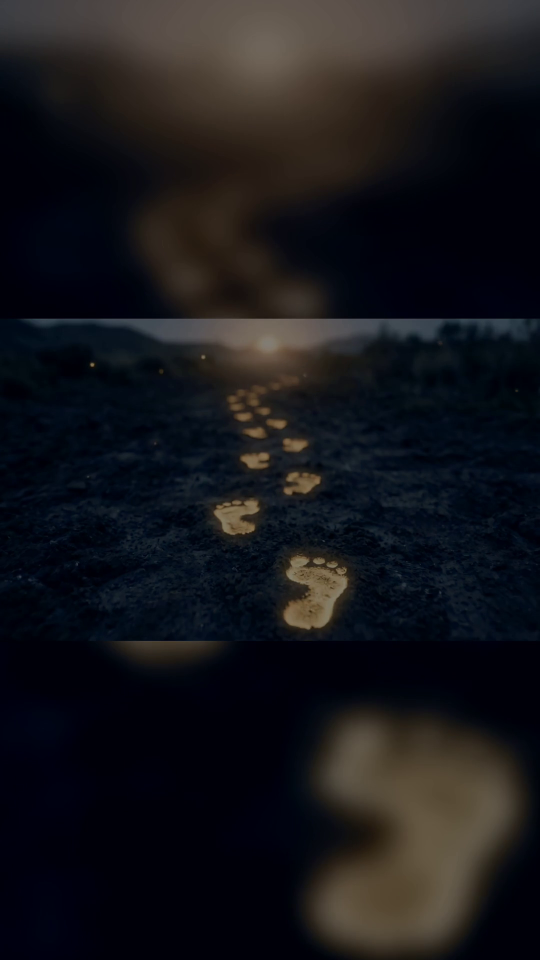
#> input picture frame 7 of youtube/shorts/short2/clips/b3_steps.mp4, 1080 x 1920 px, given in place of vitc.mp4, which was not available (shown at 1/2 size)
$ python vs2.py
#> lines starting #> are read from the running program, lines starting #| are printed output that depends on the picture; pictures that were not available may be replaced by others from this repository, and a replacement may not be noted
import cv2, numpy as np
def stat(path,maxf=120):
#> called with maxf = 120
    c=cv2.VideoCapture(path); ok,p=c.read()
#> in stat, p is the input picture: shape (1920, 1080, 3); mean B, G, R 26.3, 22.2, 22.3
    if not ok: return None
    p=cv2.cvtColor(cv2.resize(p,(320,180)),cv2.COLOR_BGR2GRAY)
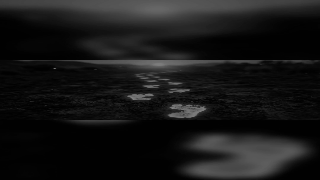
#> p: shape (180, 320); min 1, max 127, mean 22.6
    mags=[];par=[];k=0
    while k<maxf:
        ok,f=c.read()
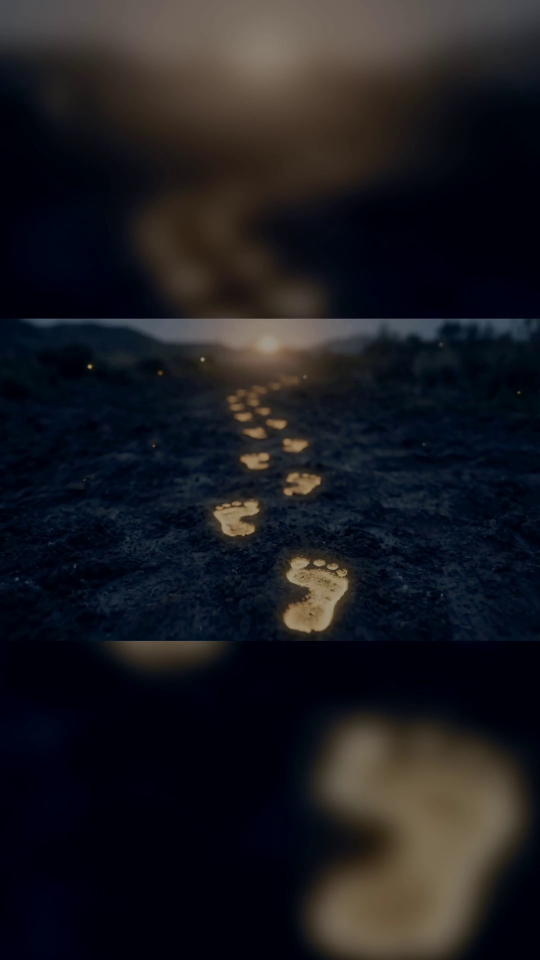
#> input picture frame 8 of youtube/shorts/short2/clips/b3_steps.mp4, 1080 x 1920 px, given in place of vitc.mp4, which was not available (shown at 1/2 size)
#> f is the input picture: shape (1920, 1080, 3); mean B, G, R 32.1, 27.1, 27.4
        if not ok: break
        g=cv2.cvtColor(cv2.resize(f,(320,180)),cv2.COLOR_BGR2GRAY)
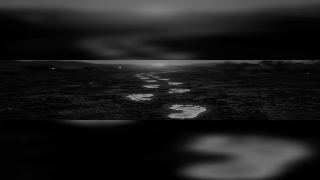
#> g: shape (180, 320); min 1, max 151, mean 27.6
        fl=cv2.calcOpticalFlowFarneback(p,g,None,0.5,3,15,3,5,1.2,0)
        m=np.sqrt(fl[...,0]**2+fl[...,1]**2); mm=m.mean(); mags.append(mm)
#> after `m = np.sqrt(fl[..., 0] ** 2 + fl[..., 1] ** 2)`:
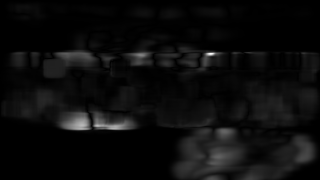
#> m: shape (180, 320) float32; min 1.15e-16, max 10.71, mean 0.53; drawn with min black and max white
#> after `mm = m.mean()`: mm = 0.53
        H,W=m.shape; yy,xx=np.mgrid[0:H,0:W]
#> after `H, W = m.shape`: H = 180; W = 320
        A=np.stack([xx.ravel(),yy.ravel(),np.ones(H*W)],1).astype(np.float32); res=0.
        for ch in range(2):
            b=fl[...,ch].ravel(); sol,_,_,_=np.linalg.lstsq(A,b,rcond=None)
            res+=np.abs(A@sol-b).mean()
#> this loop made 2 passes
#> (sol, res) on passes 1 to 2: ([0.00276, 0.00173, -0.555], 0.477), ([0.000874, 0.0028, -0.229], 0.666)
#> after the loop, res = 0.666
        par.append(res/(mm+1e-6)); p=g; k+=1
    mags=np.array(mags); par=np.array(par)
    still=float((mags<0.15).mean())
    return mags.mean(), par.mean(), still, len(mags)
rows=[("CEO_SAMPLE_vitc","/home/user/lf/work/longform/_ref/vitc.mp4"),
      ("OURS_A6-01","/home/user/lf/land38/seg/i2v_A6-01.mp4"),
      ("OURS_A6-10","/home/user/lf/land38/seg/i2v_A6-10.mp4"),
      ("LAYER_L1","ly_L1.mp4"),("LAYER_L2","ly_L2.mp4"),("FLAT_s1300","sw_1300_180.mp4")]
print("%-16s %9s %9s %8s %6s"%("clip","flow","resid","still%","f"),flush=True)
for n,p in rows:
    r=stat(p)
    if r is None: print("%-16s MISSING"%n,flush=True); continue
    print("%-16s %9.3f %9.3f %7.1f%% %6d"%(n,r[0],r[1],r[2]*100,r[3]),flush=True)

$ run again, starting later in the video
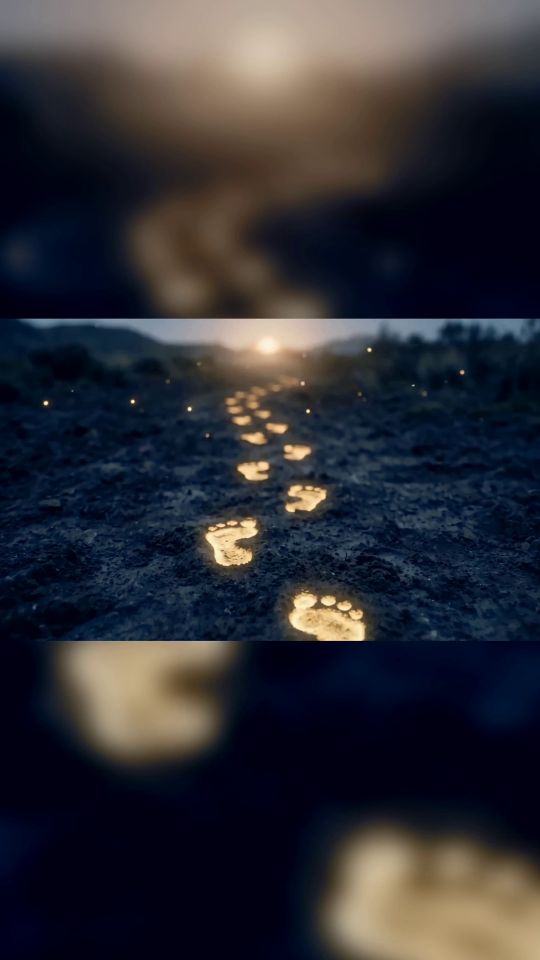
#> input picture frame 35 of youtube/shorts/short2/clips/b3_steps.mp4, 1080 x 1920 px, given in place of vitc.mp4, which was not available (shown at 1/2 size)
#> in stat, p is the input picture: shape (1920, 1080, 3); mean B, G, R 53.2, 46.1, 45.7
#> p: shape (180, 320)
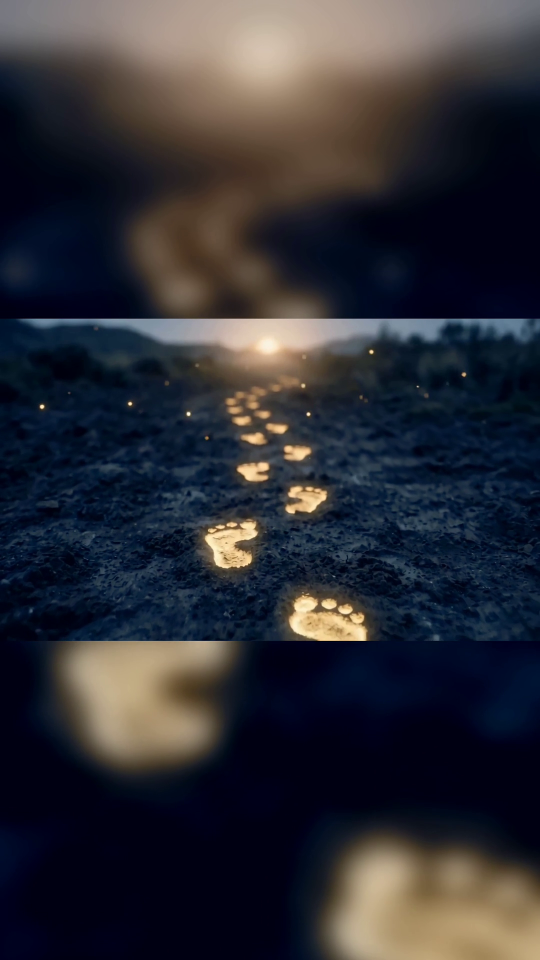
#> input picture frame 36 of youtube/shorts/short2/clips/b3_steps.mp4, 1080 x 1920 px, given in place of vitc.mp4, which was not available (shown at 1/2 size)
#> in stat, f is the input picture: shape (1920, 1080, 3); mean B, G, R 53.6, 46.1, 45.9
#> in stat, `m = np.sqrt(fl[..., 0] ** 2 + fl[..., 1] ** 2)`:
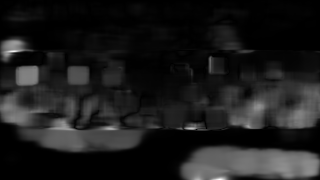
#> m: shape (180, 320) float32; min 8.55e-15, max 4.85, mean 0.547; drawn with min black and max white
#> mm = 0.547
#> the loop in stat, `for ch in range(2):` made 2 passes
#> (sol, res) on passes 1 to 2: ([0.00439, 0.00174, -0.829], 0.391), ([0.000545, 0.00428, -0.195], 0.688)
#> after the loop in stat, `for ch in range(2):`: res = 0.688

$ run again, starting later in the video
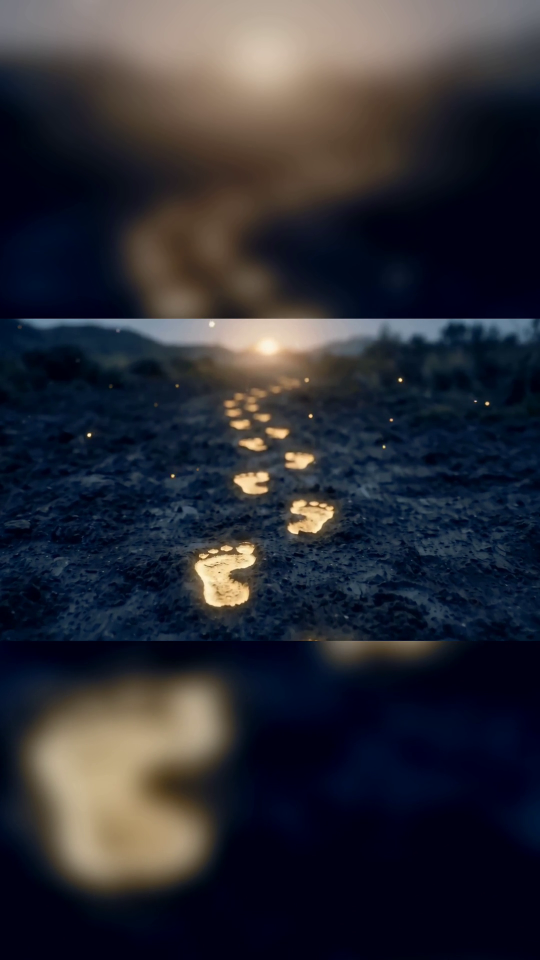
#> input picture frame 62 of youtube/shorts/short2/clips/b3_steps.mp4, 1080 x 1920 px, given in place of vitc.mp4, which was not available (shown at 1/2 size)
#> in stat, p is the input picture: shape (1920, 1080, 3); mean B, G, R 53.1, 44.9, 44.1
#> p: shape (180, 320)
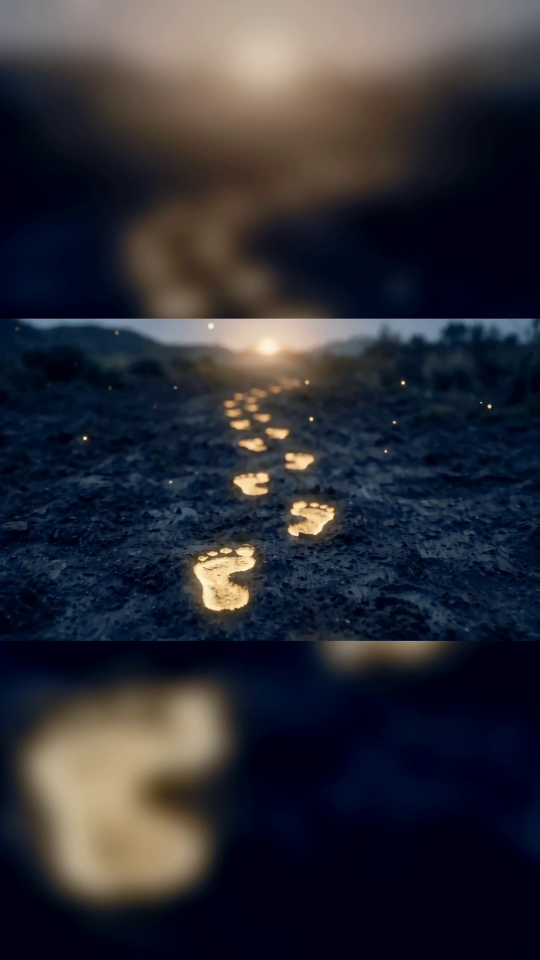
#> input picture frame 63 of youtube/shorts/short2/clips/b3_steps.mp4, 1080 x 1920 px, given in place of vitc.mp4, which was not available (shown at 1/2 size)
#> in stat, f is the input picture: shape (1920, 1080, 3); mean B, G, R 53.6, 45.6, 44.9
#> in stat, `m = np.sqrt(fl[..., 0] ** 2 + fl[..., 1] ** 2)`:
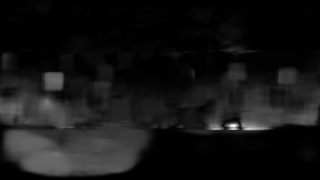
#> m: shape (180, 320) float32; min 4.13e-16, max 7.12, mean 0.593; drawn with min black and max white
#> mm = 0.593
#> the loop in stat, `for ch in range(2):` made 2 passes
#> (sol, res) on passes 1 to 2: ([0.00485, -0.00239, -0.683], 0.436), ([-0.00181, 0.00483, 0.165], 0.745)
#> after the loop in stat, `for ch in range(2):`: res = 0.745
